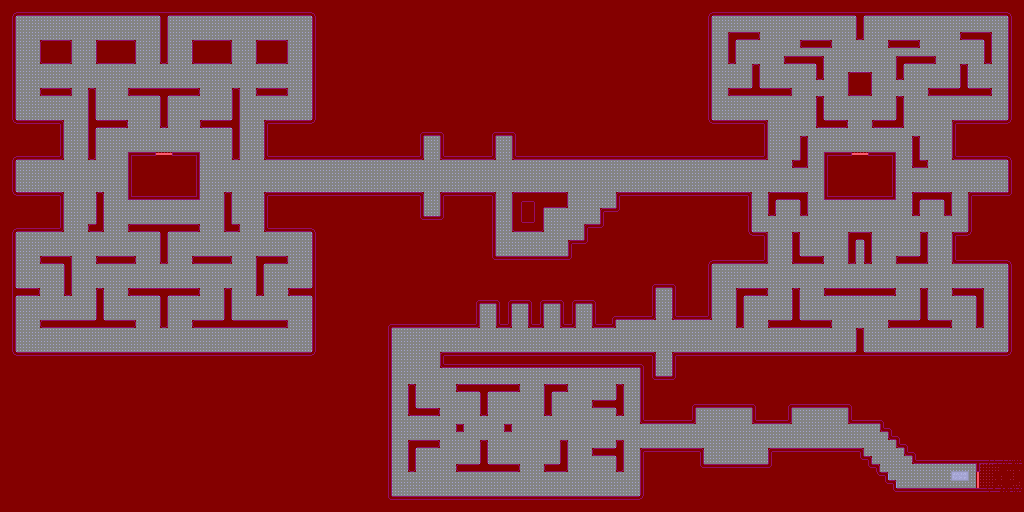

Below is a game level as drawn by its tile map, then a one-line description and the .tmx that defines it (tile-layer data replaced by summaries):
An orthogonal 128x64 tile map with 8x8 px tiles, 1 tile layer (Collision), 1 image layer and 25 objects (25x Ghost).

<map version="1.0" tiledversion="1.1.6" orientation="orthogonal" renderorder="right-down" width="128" height="64" tilewidth="8" tileheight="8" infinite="0" nextobjectid="35">
 <tileset firstgid="1" name="bincoll" tilewidth="8" tileheight="8" tilecount="2" columns="2">
  <image source="bincoll8.png" width="16" height="8" />
 </tileset>
 <imagelayer name="BG" locked="1">
  <image source="../golden/arcade/level.png" width="1024" height="512" />
 </imagelayer>
 <layer name="Collision" width="128" height="64" opacity="0.52">
  <properties>
   <property name="collision-type" value="boolean" />
  </properties>
  <data>[8192 cells, 8192 non-empty, 2 distinct tile ids]</data>
 </layer>
 <objectgroup name="Enemies">
  <object id="1" name="Ghost" x="172" y="316" width="16" height="16">
   <properties>
    <property name="type" value="vertical" />
   </properties>
  </object>
  <object id="6" name="Ghost" x="172" y="268" width="16" height="16">
   <properties>
    <property name="type" value="vertical" />
   </properties>
  </object>
  <object id="7" name="Ghost" x="268" y="271" width="16" height="16">
   <properties>
    <property name="type" value="vertical" />
   </properties>
  </object>
  <object id="8" name="Ghost" x="168" y="204" width="16" height="16">
   <properties>
    <property name="type" value="horizontal" />
   </properties>
  </object>
  <object id="9" name="Ghost" x="56" y="168" width="16" height="16">
   <properties>
    <property name="type" value="horizontal" />
   </properties>
  </object>
  <object id="10" name="Ghost" x="176" y="132" width="16" height="16">
   <properties>
    <property name="type" value="vertical" />
   </properties>
  </object>
  <object id="11" name="Ghost" x="424" y="160" width="16" height="16">
   <properties>
    <property name="type" value="vertical" />
   </properties>
  </object>
  <object id="12" name="Ghost" x="496" y="176" width="16" height="16">
   <properties>
    <property name="type" value="vertical" />
   </properties>
  </object>
  <object id="13" name="Ghost" x="712" y="448" width="16" height="16">
   <properties>
    <property name="type" value="horizontal" />
   </properties>
  </object>
  <object id="14" name="Ghost" x="576" y="336" width="16" height="16">
   <properties>
    <property name="color" value="red" />
    <property name="type" value="vertical" />
   </properties>
  </object>
  <object id="15" name="Ghost" x="544" y="328" width="16" height="16">
   <properties>
    <property name="color" value="blue" />
    <property name="type" value="vertical" />
   </properties>
  </object>
  <object id="16" name="Ghost" x="512" y="320" width="16" height="16">
   <properties>
    <property name="color" value="orange" />
    <property name="type" value="vertical" />
   </properties>
  </object>
  <object id="17" name="Ghost" x="480" y="312" width="16" height="16">
   <properties>
    <property name="color" value="pink" />
    <property name="type" value="vertical" />
   </properties>
  </object>
  <object id="18" name="Ghost" x="176" y="100" width="16" height="16">
   <properties>
    <property name="type" value="horizontal" />
   </properties>
  </object>
  <object id="24" name="Ghost" x="656" y="324" width="16" height="16">
   <properties>
    <property name="type" value="vertical" />
   </properties>
  </object>
  <object id="25" name="Ghost" x="808" y="408" width="16" height="16">
   <properties>
    <property name="type" value="horizontal" />
   </properties>
  </object>
  <object id="26" name="Ghost" x="908" y="104" width="16" height="16">
   <properties>
    <property name="type" value="vertical" />
   </properties>
  </object>
  <object id="27" name="Ghost" x="928" y="172" width="16" height="16">
   <properties>
    <property name="type" value="horizontal" />
   </properties>
  </object>
  <object id="28" name="Ghost" x="852" y="128" width="16" height="16">
   <properties>
    <property name="type" value="vertical" />
   </properties>
  </object>
  <object id="29" name="Ghost" x="544" y="368" width="16" height="16">
   <properties>
    <property name="type" value="horizontal" />
   </properties>
  </object>
  <object id="30" name="Ghost" x="852" y="300" width="16" height="16">
   <properties>
    <property name="type" value="horizontal" />
   </properties>
  </object>
  <object id="31" name="Ghost" x="876" y="216" width="16" height="16">
   <properties>
    <property name="type" value="vertical" />
   </properties>
  </object>
  <object id="32" name="Ghost" x="828" y="264" width="16" height="16">
   <properties>
    <property name="type" value="vertical" />
   </properties>
  </object>
  <object id="33" name="Ghost" x="624" y="416" width="16" height="16">
   <properties>
    <property name="type" value="vertical" />
   </properties>
  </object>
  <object id="34" name="Ghost" x="752" y="200" width="16" height="16">
   <properties>
    <property name="type" value="horizontal" />
   </properties>
  </object>
 </objectgroup>
</map>
